Frame 1 (no input): blank canvas, image omitted
Frame 60 (the mouse pressed at the canvas centre just before this capture): blank canvas, image omitted
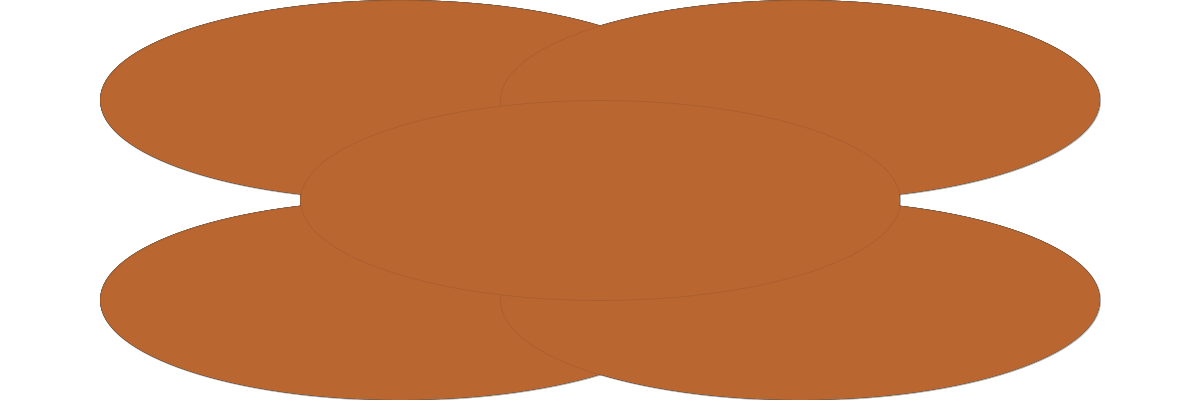
Frame 120 (the mouse held since frame 60 and released just before this capture)

The Processing sketch whose frames 1 and 60 were blank and that drew this single picture after the mouse press (run headless with seeded random() and noise(); from frame 60 on, the mouse is pressed at the canvas centre):

// Processing sketch: Varun_Ahuja_Alternate_Space_and_Time
// ── Varun_Ahuja_Alternate_Space_and_Time.pde
void setup() {//sets size of display
  size(1200,400);
  background(255);
}

void draw() {//draws ellipses
  stroke(0,0,0,20);
  noFill();
  ellipse(400, 300, mouseX, mouseY);
  ellipse(400, 100, mouseX, mouseY);
  ellipse(800, 100, mouseX, mouseY);
  ellipse(800, 300, mouseX, mouseY);
  ellipse(600, 200, mouseX, mouseY);
  if(mousePressed){ //resets to mouse location and changes color of central ellipse
    background(255);
    for (int i = 0; i < 5; i++) {
      ellipse(400, 300, mouseX, mouseY);
      ellipse(400, 100, mouseX, mouseY);
      ellipse(800, 100, mouseX, mouseY);
      ellipse(800, 300, mouseX, mouseY);
      ellipse(600, 200, mouseX, mouseY);
      fill(random(255),random(255),random(255));//cycles through colors till mouse is pressed
    }
  }
}
